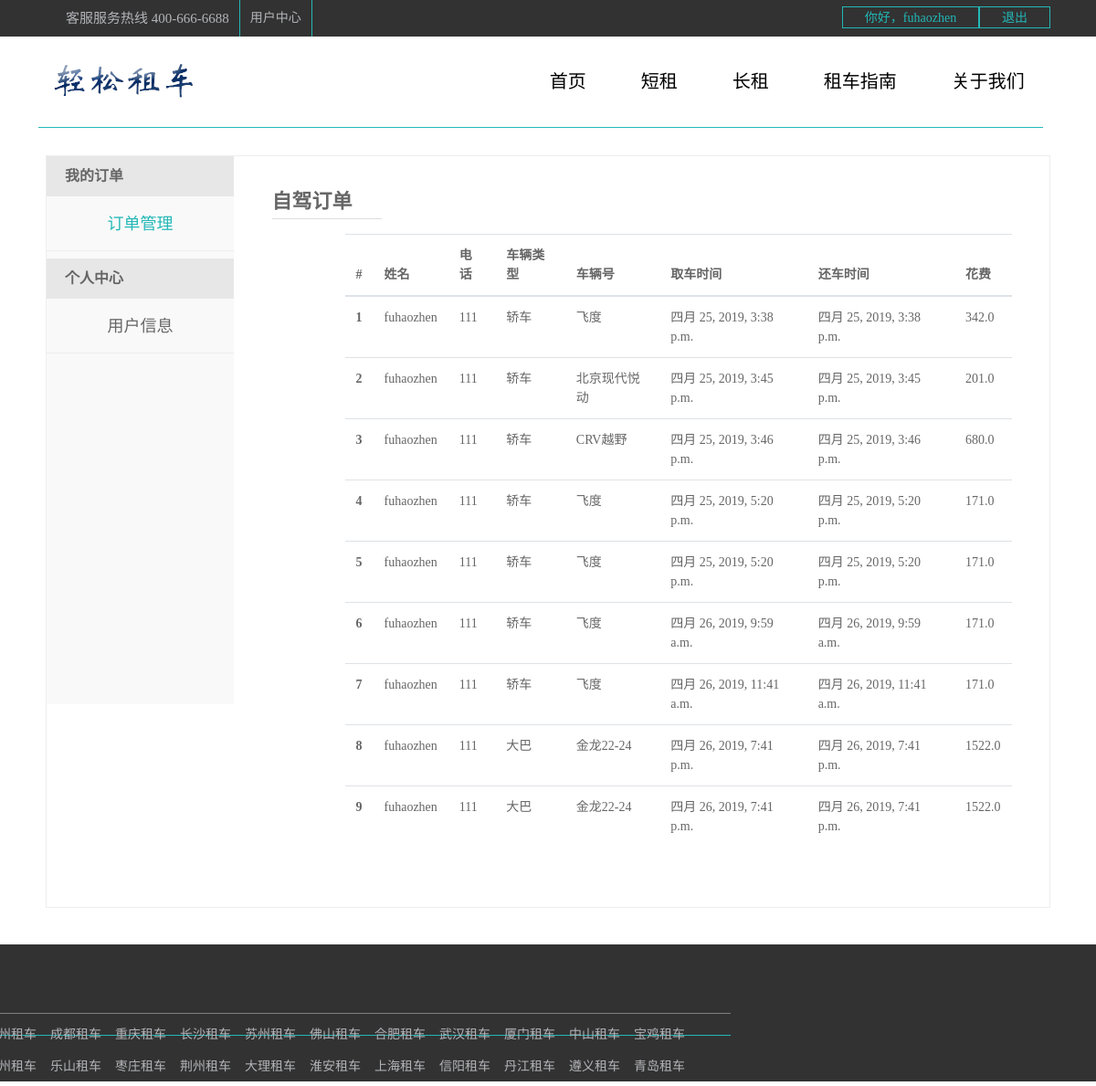
Before: /cars/dingdan/ (signed in) with the older database file.
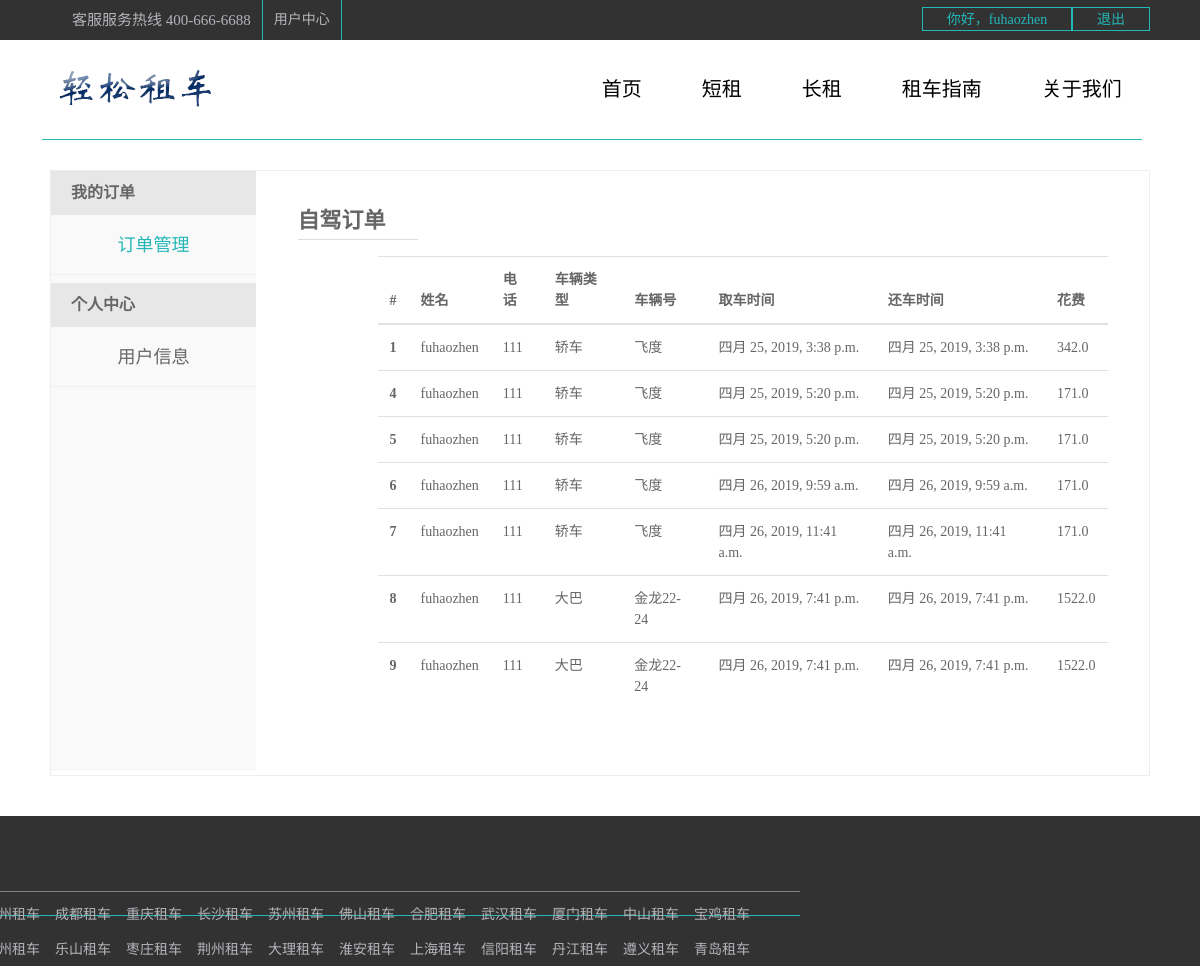
After: the same page with the newer database file.
### cars/models.py (models this page shows)
class Order(models.Model):
    o_uid = models.ForeignKey(User, on_delete=models.CASCADE)
    customerName = models.CharField(max_length=20)
    customerTel = models.CharField(max_length=50)
    o_cid = models.ForeignKey(Car, on_delete=models.CASCADE)
    typeNo = models.CharField(max_length=20)
    creatDate = models.DateTimeField(auto_now_add=True)
    returnDate = models.DateTimeField(auto_now_add=True)
    otime = models.IntegerField(default=0)
    ocost = models.FloatField()

class Car(models.Model):
    ctype = models.CharField(default="轿车", max_length=20)
    typeNo = models.CharField(max_length=20)
    picture = models.FileField(null=True, upload_to="./static/media/")
    color = models.CharField(max_length=20)
    drentprice = models.FloatField()
    description = models.CharField(max_length=50, default="//5座 自动/1.5L")
    def __str__(self):
        return self.ctype

### cars/views.py (the view)
def dingdan(request):
    user = request.session.get("username")
    user1 = User.objects.get(username=user)
    order1 = user1.order_set.all()
    length = len(order1)
    return render(request, 'cars/dingdan.html', {"username": user, "order1": order1, "length": length})

### templates/cars/dingdan.html (shortened to what this page needs)
<!DOCTYPE html>
<html>
	<head>
		<link rel="stylesheet" type="text/css" href="/static/dist/css/bootstrap.css"/>
	</head>
	<body>
		<div class="top">
			<div class="content">
				<div class="fl">
					<ul class="flu">
						<li>
							<a class="kefu" href="#">客服服务热线 400-666-6688</a>
						</li>
						<li>
							<a href="#">用户中心</a>
						</li>
					</ul>
				</div>
				<div class="fr">
					{% if  not username %}
						<a href="{% url 'cars:user_login' %}">登录</a>
						<a href="{% url 'cars:user_register' %}">注册</a>
					{% else %}
						<a href="{% url 'cars:me' %}" style="width: 150px;">你好，{{username}}</a>
						<a href="{% url 'cars:log_out' %}">退出</a>
					{% endif %}
				</div>
			</div>
		</div>
		<div class="nav">
			<div class="s1_content">
				<img src="/static/images/商标.png" alt>
				<div class="menu">
					<ul>
						<li><a href="{% url 'cars:index' %}">首页</a></li>
						<li><a href="{% url 'cars:short' %}">短租</a></li>
						<li><a href="{% url 'cars:long' %}">长租</a></li>
						<li><a href="{% url 'cars:guide' %}">租车指南</a></li>
						<li style="margin-right: 20px;"><a href="{% url 'cars:guide' %}">关于我们</a></li>
					</ul>
				</div>
			</div>
		</div>
		<div class="about_content">
			<div class="about_left">
				<dt>我的订单</dt>
					<dd>
						<a href="{% url 'cars:dingdan' %}" class="ck" style="color:#23B7B7; ">订单管理</a>
					</dd>
				<dt>个人中心</dt>
					<dd>
						<a href="{%url 'cars:me' %}" class="user">用户信息</a>
					</dd>
			</div>
			<div class="about_right">
				<div class="right_top">
					<div class="zijia">自驾订单</div>
				</div>
				<div class="right_bottom">
					{% if length > 0 %}
							<table class="table table-hover">
								  <thead>
									<tr>
									  <th scope="col">#</th>
									  <th scope="col">姓名</th>
									  <th scope="col">电话</th>
									  <th scope="col">车辆类型</th>
										<th scope="col">车辆号</th>
									  <th scope="col">取车时间</th>
									  <th scope="col">还车时间</th>
										<th scope="col">花费</th>
									</tr>
								  </thead>
								  <tbody>
								  {% for i in order1 %}
									<tr>
									  <th scope="row">{{i.id}}</th>
									  <td>{{username}}</td>
									  <td>{{i.customerTel}}</td>
									  <td>{{i.o_cid}}</td>
									  <td>{{i.typeNo}}</td>
									  <td>{{i.creatDate}}</td>
									  <td>{{i.returnDate}}</td>
									  <td>{{i.ocost}}</td>
									</tr>
								  {% endfor %}
								  </tbody>
							</table>
					{% endif %}
				</div>
			</div>
		</div>
		<div class="s1_footer">
			<div class="s1_footer_top">
				<div class="s1_content">
					<div class="s1_top">
					</div>
					<div class="clear"></div>
					<div class="s1_lian_jie">
						<h5 style="color: #b4b5ba;">热门城市入口</h5>
						<ul>
							<li><a href="#">杭州租车</a></li>
							<li><a href="#">成都租车</a></li>
							<li><a href="#">重庆租车</a></li>
							<li><a href="#">长沙租车</a></li>
							<li><a href="#">苏州租车</a></li>
							<li><a href="#">佛山租车</a></li>
							<li><a href="#">合肥租车</a></li>
							<li><a href="#">武汉租车</a></li>
							<li><a href="#">厦门租车</a></li>
							<li><a href="#">中山租车</a></li>
							<li><a href="#">宝鸡租车</a></li>
							<li><a href="#">德州租车</a></li>
							<li><a href="#">乐山租车</a></li>
							<li><a href="#">枣庄租车</a></li>
							<li><a href="#">荆州租车</a></li>
							<li><a href="#">大理租车</a></li>
							<li><a href="#">淮安租车</a></li>
							<li><a href="#">上海租车</a></li>
							<li><a href="#">信阳租车</a></li>
							<li><a href="#">丹江租车</a></li>
							<li><a href="#">遵义租车</a></li>
							<li><a href="#">青岛租车</a></li>
						</ul>
					</div>
				</div>
			</div>
		</div>
	</body>
</html>

Changed rows visible on the page:
removed Order: id "2", username "fuhaozhen", customerTel "111", o_cid "轿车", typeNo "北京现代悦动", creatDate "四月 25, 2019, 3:45 p.m.", returnDate "四月 25, 2019, 3:45 p.m.", ocost "201.0"
removed Order: id "3", username "fuhaozhen", customerTel "111", o_cid "轿车", typeNo "CRV越野", creatDate "四月 25, 2019, 3:46 p.m.", returnDate "四月 25, 2019, 3:46 p.m.", ocost "680.0"
